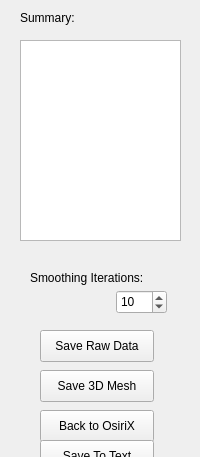
      <widget class="QWidget" name="step4">
       <property name="geometry">
        <rect>
         <x>0</x>
         <y>0</y>
         <width>200</width>
         <height>457</height>
        </rect>
       </property>
       <attribute name="label">
        <string>Step 4: Saving Results</string>
       </attribute>
       <widget class="QPushButton" name="saveButton">
        <property name="geometry">
         <rect>
          <x>40</x>
          <y>330</y>
          <width>114</width>
          <height>32</height>
         </rect>
        </property>
        <property name="text">
         <string>Save Raw Data</string>
        </property>
       </widget>
       <widget class="QPushButton" name="saveSTLButton">
        <property name="geometry">
         <rect>
          <x>40</x>
          <y>370</y>
          <width>114</width>
          <height>32</height>
         </rect>
        </property>
        <property name="text">
         <string>Save 3D Mesh</string>
        </property>
       </widget>
       <widget class="QPushButton" name="prestepButton4">
        <property name="geometry">
         <rect>
          <x>10</x>
          <y>480</y>
          <width>101</width>
          <height>32</height>
         </rect>
        </property>
        <property name="text">
         <string>&lt;Pre Step</string>
        </property>
       </widget>
       <widget class="QLabel" name="label_14">
        <property name="geometry">
         <rect>
          <x>20</x>
          <y>10</y>
          <width>62</width>
          <height>16</height>
         </rect>
        </property>
        <property name="text">
         <string>Summary:</string>
        </property>
       </widget>
       <widget class="QTextBrowser" name="resultSummary">
        <property name="geometry">
         <rect>
          <x>20</x>
          <y>40</y>
          <width>161</width>
          <height>201</height>
         </rect>
        </property>
       </widget>
       <widget class="QPushButton" name="gobackOsiriX">
        <property name="geometry">
         <rect>
          <x>40</x>
          <y>410</y>
          <width>114</width>
          <height>32</height>
         </rect>
        </property>
        <property name="text">
         <string>Back to OsiriX</string>
        </property>
       </widget>
       <widget class="QPushButton" name="saveTextButton">
        <property name="geometry">
         <rect>
          <x>40</x>
          <y>440</y>
          <width>114</width>
          <height>32</height>
         </rect>
        </property>
        <property name="text">
         <string>Save To Text</string>
        </property>
       </widget>
       <widget class="QSpinBox" name="smoothingIterationSpinBox">
        <property name="geometry">
         <rect>
          <x>116</x>
          <y>290</y>
          <width>51</width>
          <height>24</height>
         </rect>
        </property>
        <property name="maximum">
         <number>500</number>
        </property>
        <property name="value">
         <number>10</number>
        </property>
       </widget>
       <widget class="QLabel" name="label_15">
        <property name="geometry">
         <rect>
          <x>30</x>
          <y>270</y>
          <width>131</width>
          <height>16</height>
         </rect>
        </property>
        <property name="text">
         <string>Smoothing Iterations:</string>
        </property>
       </widget>
      </widget>
